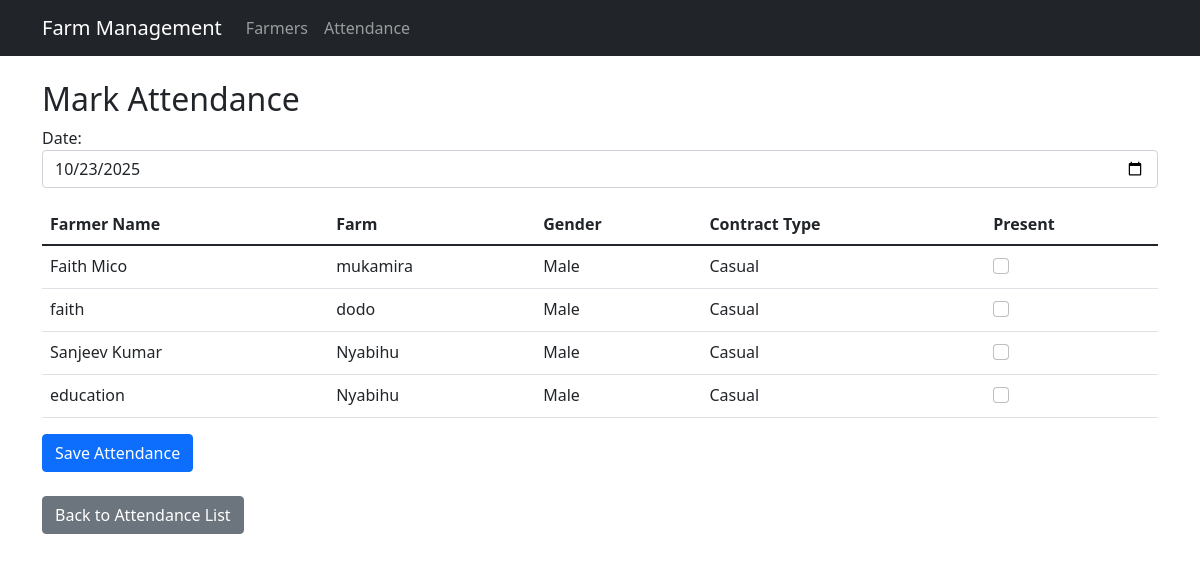
Page /attendance/mark/ on the committed database.
### attendance/models.py (models this page shows, shortened)
class Farmer(models.Model):
    GENDER_CHOICES = [
        ('M', 'Male'),
        ('F', 'Female'),
    ]
    CONTRACT_CHOICES = [
        ('casual', 'Casual'),
        ('contract', 'Contract'),
    ]
    name = models.CharField(max_length=100)
    farm = models.CharField(max_length=50)
    gender = models.CharField(max_length=1, choices=GENDER_CHOICES, default='M')
    contract_type = models.CharField(max_length=10, choices=CONTRACT_CHOICES, default='casual')
    class Meta:
        db_table = "farmer"

### attendance/views.py (the view, shortened to what this page needs)
# urls.py: path('mark/', views.mark_attendance, name='mark_attendance'),  # Mark attendance
def mark_attendance(request):
    context = {
        'farmers': Farmer.objects.all(),
        'date': timezone.now().date(),
    }
    return render(request, 'attendance/mark_attendance.html', context)
    context = {
        'farmers': Farmer.objects.all(),
        'date': timezone.now().date(),
    }
    return render(request, 'attendance/mark_attendance.html', context)

### attendance/templates/attendance/mark_attendance.html (shortened to what this page needs)
{% extends 'base.html' %} {% block content %}
<div class="container mt-4">
  <h2>Mark Attendance</h2>
  <form method="post" action="{% url 'mark_attendance' %}">
    <div class="form-group mb-3">
      <label for="date">Date:</label>
      <input
        type="date"
        class="form-control"
        id="date"
        name="date"
        value="{{ date|date:'Y-m-d' }}"
        required
      />
    </div>
    <table class="table">
      <thead>
        <tr>
          <th>Farmer Name</th>
          <th>Farm</th>
          <th>Gender</th>
          <th>Contract Type</th>
          <th>Present</th>
        </tr>
      </thead>
      <tbody>
        {% for farmer in farmers %}
        <tr>
          <td>{{ farmer.name }}</td>
          <td>{{ farmer.farm }}</td>
          <td>{{ farmer.get_gender_display }}</td>
          <td>{{ farmer.get_contract_type_display }}</td>
          <td>
            <div class="form-check">
              <input
                class="form-check-input"
                type="checkbox"
                name="farmer_{{ farmer.id }}"
                id="farmer{{ farmer.id }}"
                value="1"
              />
            </div>
          </td>
        </tr>
        {% endfor %}
      </tbody>
    </table>
    <button type="submit" class="btn btn-primary">Save Attendance</button>
  </form>
  <div class="mt-4">
    <a href="{% url 'attendance_list' %}" class="btn btn-secondary"
      >Back to Attendance List</a
    >
  </div>
</div>
{% endblock %}

### attendance/templates/base.html (shortened to what this page needs)
<!DOCTYPE html>
<html lang="en">
  <head>
    <link
      href="https://cdn.jsdelivr.net/npm/bootstrap@5.1.3/dist/css/bootstrap.min.css"
      rel="stylesheet"
    />
  </head>
  <body>
    <nav class="navbar navbar-expand-lg navbar-dark bg-dark">
      <div class="container">
        <a class="navbar-brand" href="{% url 'farmer_list' %}"
          >Farm Management</a
        >
        <div class="collapse navbar-collapse" id="navbarNav">
          <ul class="navbar-nav">
            <li class="nav-item">
              <a class="nav-link" href="{% url 'farmer_list' %}">Farmers</a>
            </li>
            <li class="nav-item">
              <a class="nav-link" href="{% url 'attendance_list' %}"
                >Attendance</a
              >
            </li>
          </ul>
        </div>
      </div>
    </nav>
    {% block content %}{% endblock %}
  </body>
</html>

### rows in the picture
Farmer: name "Faith Mico", farm "mukamira", gender "Male", contract_type "Casual"
Farmer: name "faith", farm "dodo", gender "Male", contract_type "Casual"
Farmer: name "Sanjeev Kumar", farm "Nyabihu", gender "Male", contract_type "Casual"
Farmer: name "education", farm "Nyabihu", gender "Male", contract_type "Casual"
